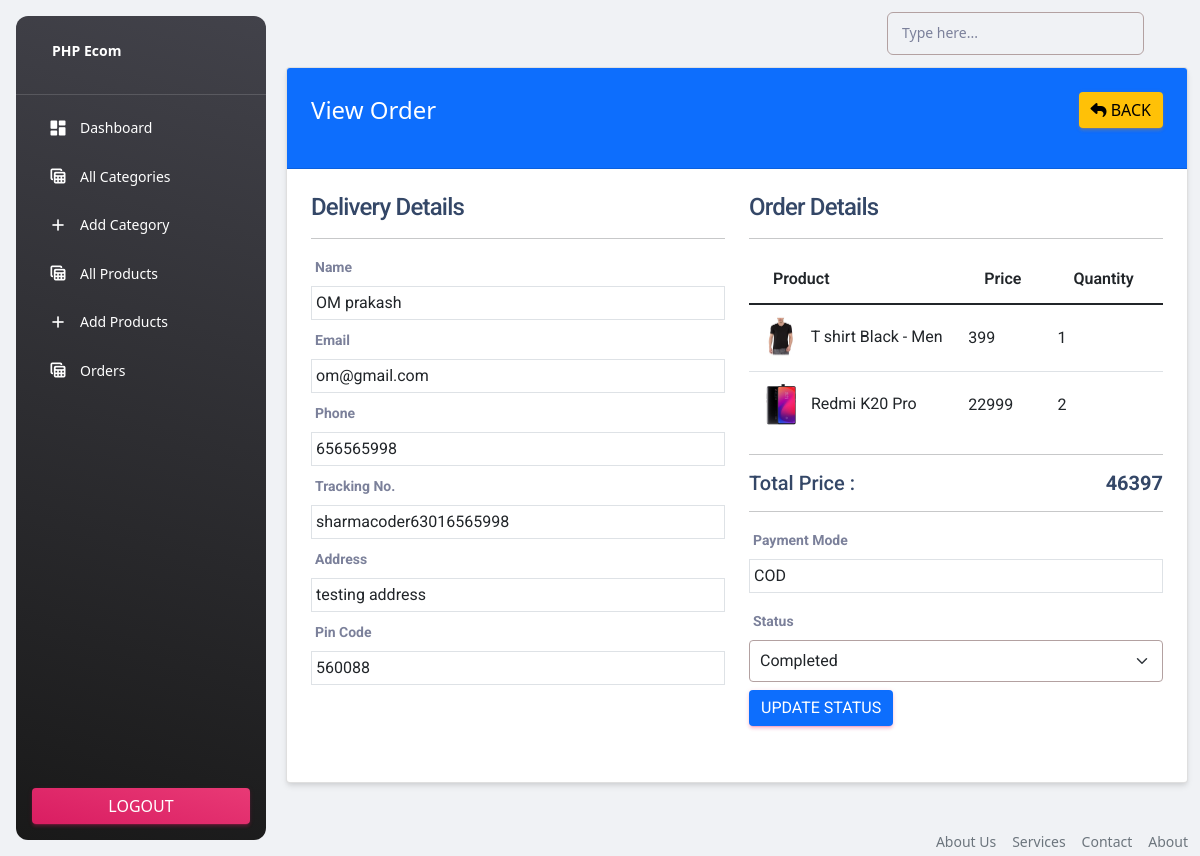
Page /admin/view-order.php?t=sharmacoder63016565998 (signed in) on the committed database.
### tables this page shows
CREATE TABLE `orders` (
  `id` int(11) NOT NULL,
  `tracking_no` varchar(191) NOT NULL,
  `user_id` int(191) NOT NULL,
  `name` varchar(191) NOT NULL,
  `email` varchar(191) NOT NULL,
  `phone` varchar(191) NOT NULL,
  `address` mediumtext NOT NULL,
  `pincode` int(191) NOT NULL,
  `total_price` int(191) NOT NULL,
  `payment_mode` varchar(191) NOT NULL,
  `payment_id` varchar(191) DEFAULT NULL,
  `status` tinyint(4) NOT NULL DEFAULT 0,
  `comments` varchar(255) DEFAULT NULL,
  `created_at` timestamp NOT NULL DEFAULT current_timestamp()
);

CREATE TABLE `products` (
  `id` int(11) NOT NULL,
  `category_id` int(11) NOT NULL,
  `name` varchar(191) NOT NULL,
  `slug` varchar(191) NOT NULL,
  `small_description` mediumtext NOT NULL,
  `description` mediumtext NOT NULL,
  `original_price` int(11) NOT NULL,
  `selling_price` int(11) NOT NULL,
  `image` varchar(191) NOT NULL,
  `qty` int(11) NOT NULL,
  `status` tinyint(4) NOT NULL,
  `trending` tinyint(4) NOT NULL,
  `meta_title` varchar(191) NOT NULL,
  `meta_keywords` mediumtext NOT NULL,
  `meta_description` mediumtext NOT NULL,
  `created_at` timestamp NOT NULL DEFAULT current_timestamp()
);

CREATE TABLE `order_items` (
  `id` int(11) NOT NULL,
  `order_id` int(191) NOT NULL,
  `prod_id` int(191) NOT NULL,
  `qty` int(191) NOT NULL,
  `price` int(191) NOT NULL,
  `created_at` timestamp NOT NULL DEFAULT current_timestamp()
);

### functions/myfunctions.php (called while the page is built, shortened)
<?php
include('../config/dbcon.php');
function checkTrackingNoValid($trackingNo)
{
    global $con;
    $query = "SELECT * FROM orders WHERE tracking_no='$trackingNo' ";
    return mysqli_query($con, $query);
}
?>

### admin/view-order.php (the view, shortened to what this page needs)
<?php
include('../middleware/adminMiddleware.php');
include('includes/header.php');
if(isset($_GET['t']))
{
    $tracking_no = $_GET['t'];
    $orderData = checkTrackingNoValid($tracking_no);
        ?>
        <?php
}
else{
    ?>
        <h4>Something went wrong</h4>
    <?php
    die();
}
$data = mysqli_fetch_array($orderData);
?>
<div class="container">
    <div class="row">
        <div class="col-md-12">
            <div class="card">
                <div class="card-header bg-primary">
                    <span class="text-white fs-4"> View Order</span>
                    <a href="orders.php" class="btn btn-warning float-end"> <i class="fa fa-reply"></i> Back</a>
                </div>
                <div class="card-body">
                    <div class="row">
                        <div class="col-md-6">
                            <h4>Delivery Details</h4>
                            <hr>
                            <div class="row">
                                <div class="col-md-12 mb-2">
                                    <label class="fw-bold">Name</label>
                                    <div class="border p-1">
                                        <?= $data['name']; ?>
                                    </div>
                                </div>
                                <div class="col-md-12 mb-2">
                                    <label class="fw-bold">Email</label>
                                    <div class="border p-1">
                                        <?= $data['email']; ?>
                                    </div>
                                </div>
                                <div class="col-md-12 mb-2">
                                    <label class="fw-bold">Phone</label>
                                    <div class="border p-1">
                                        <?= $data['phone']; ?>
                                    </div>
                                </div>
                                <div class="col-md-12 mb-2">
                                    <label class="fw-bold">Tracking No.</label>
                                    <div class="border p-1">
                                        <?= $data['tracking_no']; ?>
                                    </div>
                                </div>
                                <div class="col-md-12 mb-2">
                                    <label class="fw-bold">Address</label>
                                    <div class="border p-1">
                                        <?= $data['address']; ?>
                                    </div>
                                </div>
                                <div class="col-md-12 mb-2">
                                    <label class="fw-bold">Pin Code</label>
                                    <div class="border p-1">
                                        <?= $data['pincode']; ?>
                                    </div>
                                </div>
                            </div>
                        </div>
                        <div class="col-md-6">
                            <h4>Order Details</h4>
                            <hr>
                            <table class="table">
                                <thead>
                                    <tr>
                                        <th>Product</th>
                                        <th>Price</th>
                                        <th>Quantity</th>
                                    </tr>
                                </thead>
                                <tbody>
                                    <?php
                                        $order_query = "SELECT o.id as oid, o.tracking_no, o.user_id, oi.*, oi.qty as orderqty, p.* FROM orders o, order_items oi,
                                            products p WHERE oi.order_id=o.id AND p.id=oi.prod_id
                                            AND o.tracking_no='$tracking_no' ";
                                        $order_query_run = mysqli_query($con, $order_query);
                                        if(mysqli_num_rows($order_query_run) > 0)
                                        {
                                            foreach ($order_query_run as $item) {
                                                ?>
                                                    <tr >
                                                        <td class="align-middle">
                                                            <img src="../uploads/<?= $item['image']; ?>" width="50px" height="50px" alt="<?= $item['name']; ?>">
                                                            <?= $item['name']; ?>
                                                        </td>
                                                        <td class="align-middle">
                                                            <?= $item['price']; ?>
                                                        </td>
                                                            <td class="align-middle">
                                                            <?= $item['orderqty']; ?>
                                                        </td>
                                                    </tr>
                                                <?php
                                            }
                                        }
                                    ?>
                                </tbody>
                            </table>
                            <hr>
                            <h5>Total Price : <span class="float-end fw-bold"><?= $data['total_price']; ?> </span> </h5>
                            <hr>
                            <label class="fw-bold">Payment Mode</label>
                            <div class="border p-1 mb-3">
                                <?= $data['payment_mode'] ?>
                            </div>
                            <label class="fw-bold">Status</label>
                            <div class="mb-3">
                                <form action="code.php" method="POST">
                                    <select name="order_status" class="form-select">
                                        <option value="1" <?= $data['status'] == 1?"selected":"" ?>>Completed</option>
                                    </select>
                                    <button type="submit" name="update_order_btn" class="btn btn-primary mt-2">Update Status </button>
                                </form>
                            </div>
                        </div>
                    </div>
                </div>
            </div>
        </div>
    </div>
</div>
<?php include('includes/footer.php'); ?>

### admin/includes/header.php (style rules this page uses)
.form-select { border: 1px solid #b3a1a1 !important; padding: 8px 10px; }

### rows in the picture
orders: name "OM prakash", email "om@gmail.com", phone "656565998", tracking_no "sharmacoder63016565998", address "testing address", pincode "560088", products.image (picture), products.name "T shirt Black - Men", order_items.price "399", order_items.qty "1", products.name "Redmi K20 Pro", order_items.price "22999", order_items.qty "2", total_price "46397", payment_mode "COD", order_status "Completed"
